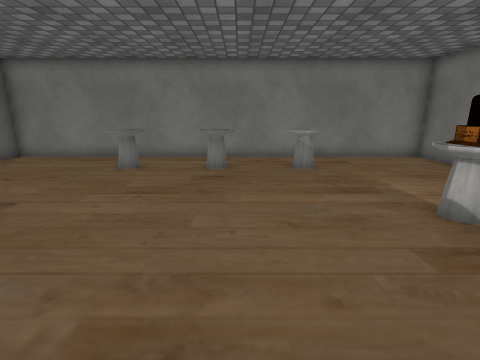
view 1 (above)

13 first-person views from a walk through a Unity game level. The camera is 1.2 m above the floor, tilts 14° down and sees 85° across. The floor is counted in squares, 0.6 m on a side. Each view is taken from the middle of a square. On the plan, view 1 faces up. The plan holds only what a view shows up to about 16 squares ahead; the rest is blank. The place goes on beyond the plan. The player is left out. Some surface patterns are stand-ins.

view 2
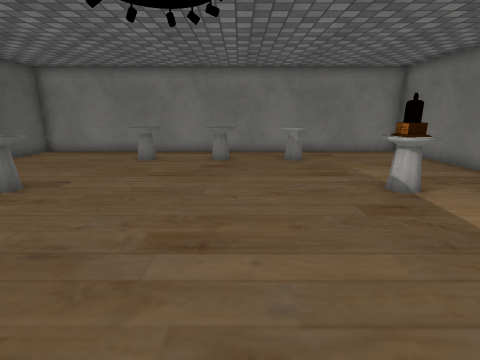

view 3
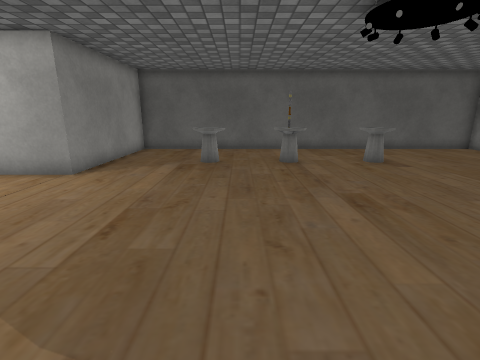

view 4
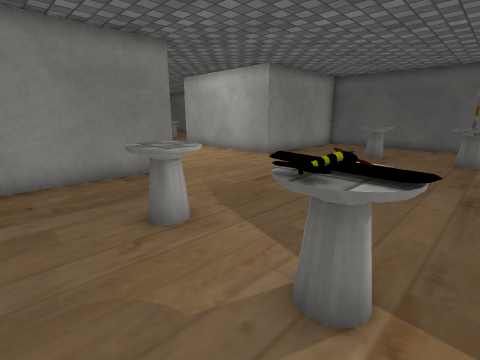

view 5
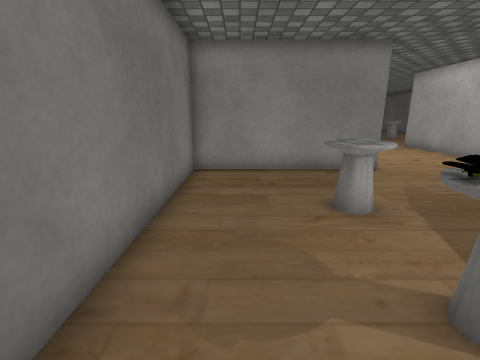

view 6
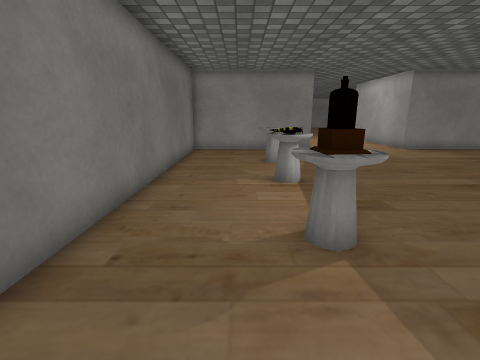

view 7
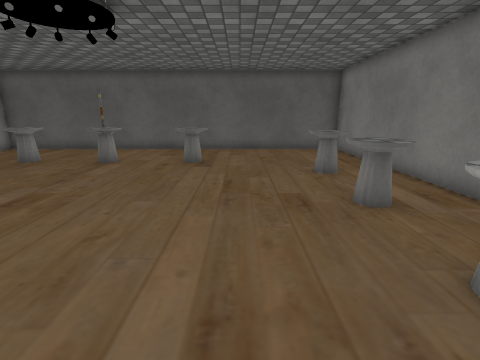

view 8
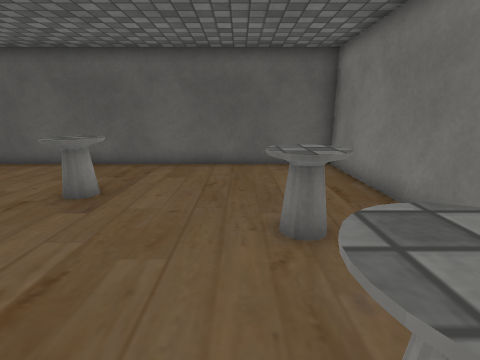

view 9
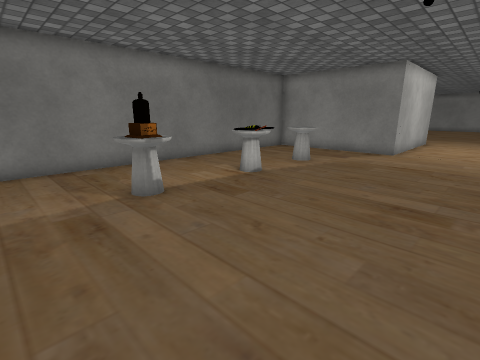

view 10
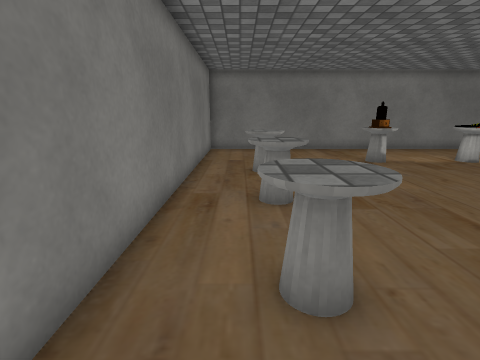

view 11
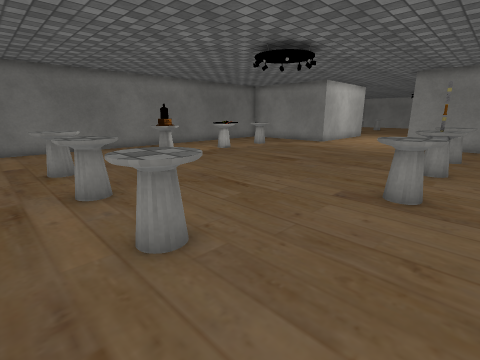

view 12
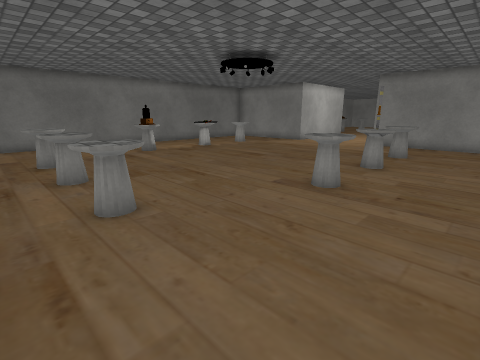

view 13
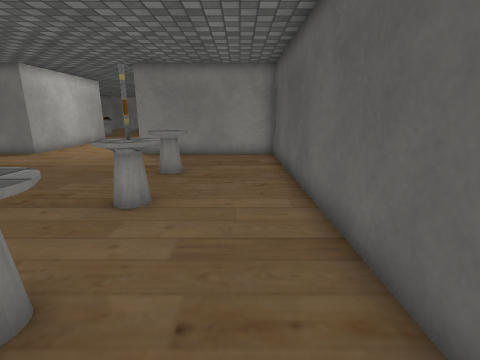

### Floor plan
Points are (right, up) in squares from view 1. A wall is a line through its corners. A room is listed if a view was taken in it or the views show most of it. See-through windows are left out.
Room 1 (views 1, 2, 3, 4, 5, 6, 7, 8, 9, 10, 11, 12, 13)
walls: (1.8, -9.5) (1.8, -6.7) (8.7, -6.7) (8.7, 12.7) (-10.8, 12.7) (-10.8, -6.7) (-3.8, -6.7) (-3.8, -9.5)
objects: podium (-7, -3) to (-6, -2); other object (-7, 1); podium (-7, 4) to (-6, 6); podium (-5, 9) to (-4, 11); podium (-2, 9) to (0, 11); podium (2, 10) to (3, 11); podium (4, -3) to (5, -2); podium (4, 0) to (5, 2); podium (4, 4) to (5, 6)

Positions as (right, up) in squares from view 1, and headings:
1: (0, 0), facing up
2: (0, -2), facing up
3: (5, -1), facing left
4: (7, 2), facing down-left
5: (7, 3), facing down
6: (6, 9), facing down
7: (5, 7), facing left
8: (0, 9), facing left
9: (-2, 8), facing down-right
10: (-7, 11), facing right
11: (-8, 12), facing down-right
12: (-10, 12), facing down-right
13: (-9, 7), facing down
